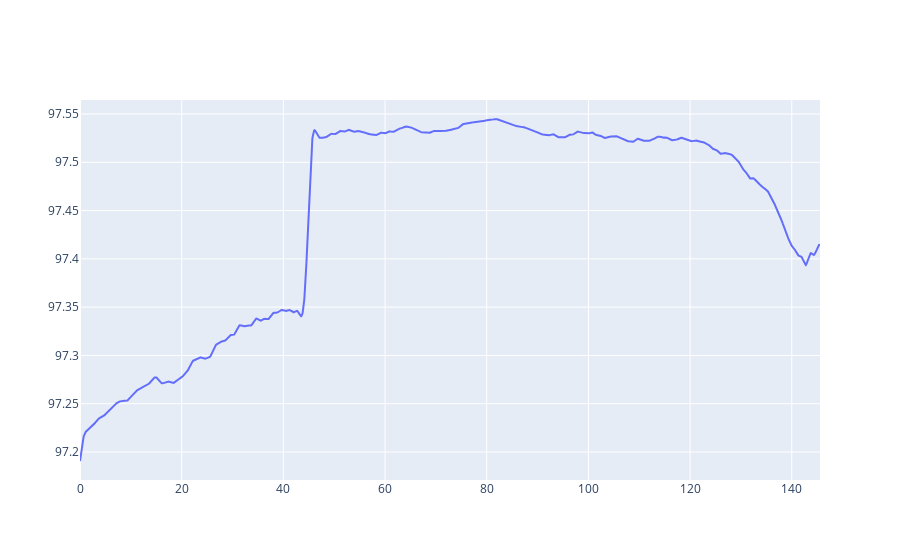
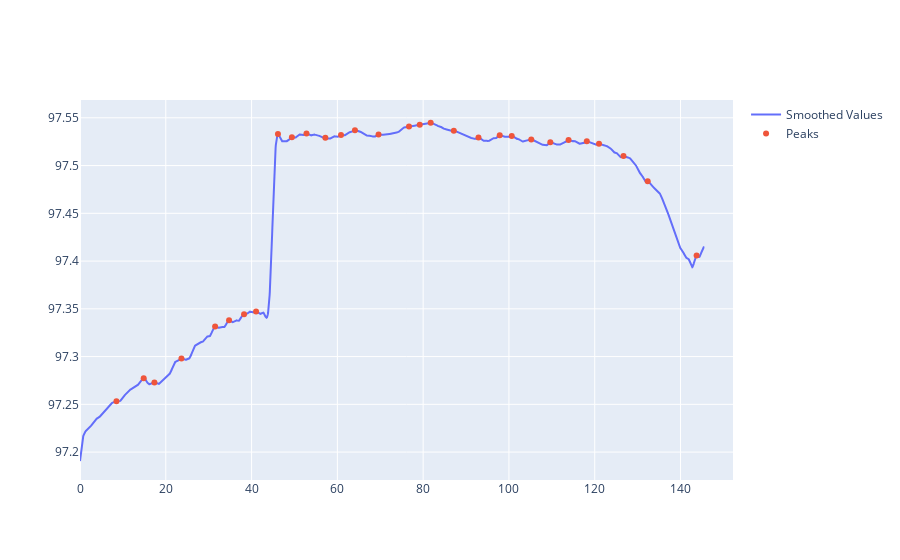
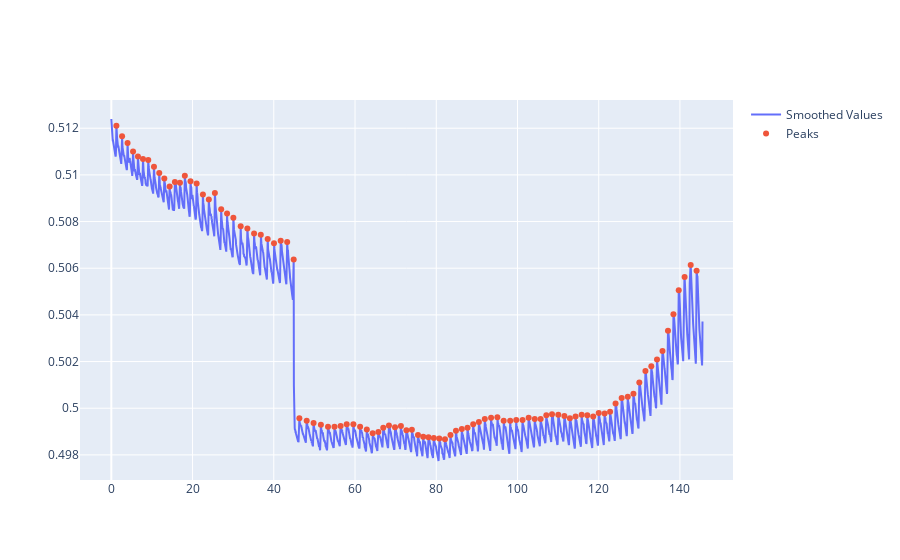

Here is the notebook cell these charts were saved with, in order:
### Markdown cell above
# Verusche 4 PPG

### Code cell
data = pd.read_csv('Messung/Sauerstoffsätigung.csv', header=None, sep=',')
data.columns = ['x','y']

# Zugriff auf die Daten pro Spalte
x_values = data['x'].values
y_values = data['y'].values

time = np.arange(0, len(x_values))*0.05

r = x_values/y_values

spo2 = 110 - 25*r

plt.figure(figsize=(10,6))
plt.plot(time,r)
plt.title("R-Wert Verhältnis der roten und infraroten LED") 
plt.xlabel('Zeit in Sekunden')  # X-axis label
plt.ylabel('R-Wert')  # Y-axis label
plt.show()

plt.figure(figsize=(10,6))
plt.plot(time,spo2)
plt.title("Sauerstoffsättigung")
plt.xlabel('Zeit in Sekunden')  # X-axis label
plt.ylabel('Sauerstoffsättigung(spo2) in %')  # Y-axis label
plt.show()



# Definieren Sie die Filterparameter
N = 3  # Ordnung des Filters
Wn = 0.04  # Grenzfrequenz, 0 < Wn < 1

# Berechnen Sie die Filterkoeffizienten
b, a = butter(N, Wn)

# Wenden Sie den Filter auf die Daten an
spo2_filtered = filtfilt(b, a, spo2)
print("atmung gefiltert")
# Zeigen Sie die gefilterten Daten an

fig = go.Figure()
fig.add_trace(go.Scatter(x=time, y=spo2_filtered, mode='lines', name='Smoothed Values'))

fig.show()

peaks,_ = find_peaks(spo2_filtered, height=0.4, distance=40)

fig = go.Figure()
fig.add_trace(go.Scatter(x=time, y=spo2_filtered, mode='lines', name='Smoothed Values'))

# Fügen Sie die Peaks hinzu
fig.add_trace(go.Scatter(x=time[peaks], y=spo2_filtered[peaks], mode='markers', name='Peaks'))

fig.show()


peaks,_ = find_peaks(spo2_filtered, height=0.4, distance=40)

# Erstellen Sie den Plot
plt.figure(figsize=(10,6))
plt.plot(time, spo2_filtered, label='Smoothed Values')

# Fügen Sie die Peaks hinzu
plt.plot(time[peaks], spo2_filtered[peaks], 'o', label='Peaks')

# Fügen Sie Achsenbeschriftungen und einen Titel hinzu
plt.xlabel('Zein in Sekunden')
plt.ylabel('SPO2 Gefiltert in %')
plt.title('SPO2 Butterworth Filter mit lokalen Maxima')


# Zeigen Sie den Plot an
plt.show()

# Berechnen Sie die Atmungsfrequenz (in Atemzügen pro Minute)
breathing_rate = len(peaks) / (time[-1]/60)
print(f"Atemfrequenz: {breathing_rate:.2f} Atemzüge pro Minute")





peaks,_ = find_peaks(r, height=0.4, distance=20)

fig = go.Figure()
fig.add_trace(go.Scatter(x=time, y=r, mode='lines', name='Smoothed Values'))

# Fügen Sie die Peaks hinzu
fig.add_trace(go.Scatter(x=time[peaks], y=r[peaks], mode='markers', name='Peaks'))

fig.show()



# Erstellen Sie den Plot
plt.figure(figsize=(10,6))
plt.plot(time, r, label='Smoothed Values')

# Fügen Sie die Peaks hinzu
plt.plot(time[peaks], r[peaks], 'o', label='Peaks')

# Fügen Sie Achsenbeschriftungen und einen Titel hinzu
plt.xlabel('Zeit in Sekunden')
plt.ylabel('R-Wert')
plt.title('R-Wert mit lokalen Maxima')


# Zeigen Sie den Plot an
plt.show()

# Berechnen Sie die Herzfrequenz (in Herzschlägen pro Minute)

heart_rate = len(peaks) / (time[-1]/60)*2
print(f"Herzfrequenz: {heart_rate:.2f} Herzschläge pro Minute")

### Figure 1 — Plotly figure (JSON) as saved in the notebook; plotly's stock layout.template omitted (floating-point values rounded to 4 significant figures; data arrays with more than 128 entries replaced by an {"elided": "..."} marker saying what was removed)
{"data": [{"mode": "lines", "name": "Smoothed Values", "type": "scatter", "x": {"elided": "2912 float values"}, "y": {"elided": "2912 float values"}}], "layout": {}}

### Figure 2 — Plotly figure (JSON) as saved in the notebook; plotly's stock layout.template omitted (floating-point values rounded to 4 significant figures; data arrays with more than 128 entries replaced by an {"elided": "..."} marker saying what was removed)
{"data": [{"mode": "lines", "name": "Smoothed Values", "type": "scatter", "x": {"elided": "2912 float values"}, "y": {"elided": "2912 float values"}}, {"mode": "markers", "name": "Peaks", "type": "scatter", "x": [8.5, 14.85, 17.35, 23.65, 31.5, 34.75, 38.25, 41.05, 46.15, 49.4, 52.8, 57.2, 60.85, 64.1, 69.6, 76.7, 79.2, 81.75, 87.15, 92.9, 97.85, 100.7, 105.2, 109.7, 113.9, 118.2, 121, 126.7, 132.3, 143.8], "y": [97.25, 97.28, 97.27, 97.3, 97.33, 97.34, 97.34, 97.35, 97.53, 97.53, 97.53, 97.53, 97.53, 97.54, 97.53, 97.54, 97.54, 97.54, 97.54, 97.53, 97.53, 97.53, 97.53, 97.52, 97.53, 97.53, 97.52, 97.51, 97.48, 97.41]}], "layout": {}}

### Figure 3 — Plotly figure (JSON) as saved in the notebook; plotly's stock layout.template omitted (floating-point values rounded to 4 significant figures; data arrays with more than 128 entries replaced by an {"elided": "..."} marker saying what was removed)
{"data": [{"mode": "lines", "name": "Smoothed Values", "type": "scatter", "x": {"elided": "2912 float values"}, "y": {"elided": "2912 float values"}}, {"mode": "markers", "name": "Peaks", "type": "scatter", "x": [1.25, 2.65, 4, 5.35, 6.55, 7.8, 9.1, 10.5, 11.8, 13.05, 14.35, 15.65, 16.9, 18.1, 19.5, 21, 22.55, 24, 25.5, 27.05, 28.5, 30.05, 31.85, 33.5, 35.15, 36.8, 38.5, 40.05, 41.7, 43.3, 44.9, 46.3, 48.1, 49.8, 51.6, 53.35, 54.95, 56.45, 57.95, 59.6, 61.25, 62.9, 64.35, 65.75, 66.95, 68.35, 69.85, 71.3, 72.65, 74, 75.5, 76.8, 78.1, 79.4, 80.75, 82.15, 83.5, 84.85, 86.3, 87.7, 89.1, 90.5, 91.95, 93.5, 95.05, 96.6, 98.2, 99.7, 101.2, 102.8, 104.2, 105.7, 107.1, 108.5, 110.1, 111.6, 112.9, 114.3, 115.8, 117.2, 118.7, 120, 121.5, 122.8, 124.2, 125.7, 127.2, 128.6, 130, 131.5, 133.0, 134.3, 135.7, 137.1, 138.4, 139.7, 141.2, 142.7, 144.1], "y": [0.5121, 0.5117, 0.5114, 0.511, 0.5108, 0.5107, 0.5106, 0.5103, 0.5101, 0.5098, 0.5095, 0.5097, 0.5097, 0.51, 0.5097, 0.5096, 0.5092, 0.5089, 0.5092, 0.5085, 0.5083, 0.5082, 0.5078, 0.5077, 0.5075, 0.5074, 0.5073, 0.5071, 0.5072, 0.5071, 0.5064, 0.4996, 0.4995, 0.4994, 0.4993, 0.4992, 0.4992, 0.4992, 0.4993, 0.4993, 0.4992, 0.4991, 0.4989, 0.499, 0.4992, 0.4993, 0.4992, 0.4992, 0.4991, 0.4991, 0.4989, 0.4988, 0.4988, 0.4987, 0.4987, 0.4987, 0.4989, 0.499, 0.4991, 0.4992, 0.4993, 0.4994, 0.4995, 0.4996, 0.4996, 0.4995, 0.4995, 0.4995, 0.4995, 0.4996, 0.4995, 0.4995, 0.4997, 0.4997, 0.4997, 0.4997, 0.4996, 0.4996, 0.4997, 0.4997, 0.4996, 0.4998, 0.4998, 0.4998, 0.5002, 0.5004, 0.5005, 0.5006, 0.5011, 0.5016, 0.5018, 0.5021, 0.5025, 0.5033, 0.504, 0.5051, 0.5056, 0.5061, 0.5059]}], "layout": {}}
